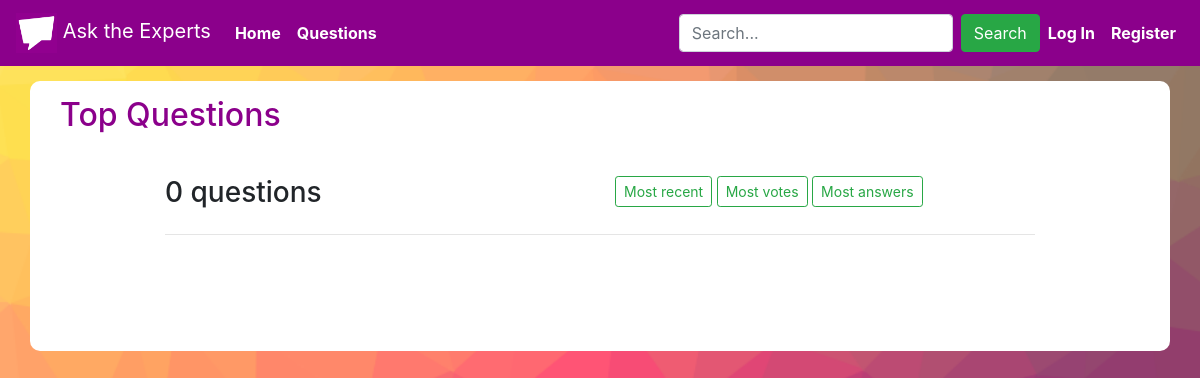
/questions, run on an earlier commit of the app's database.
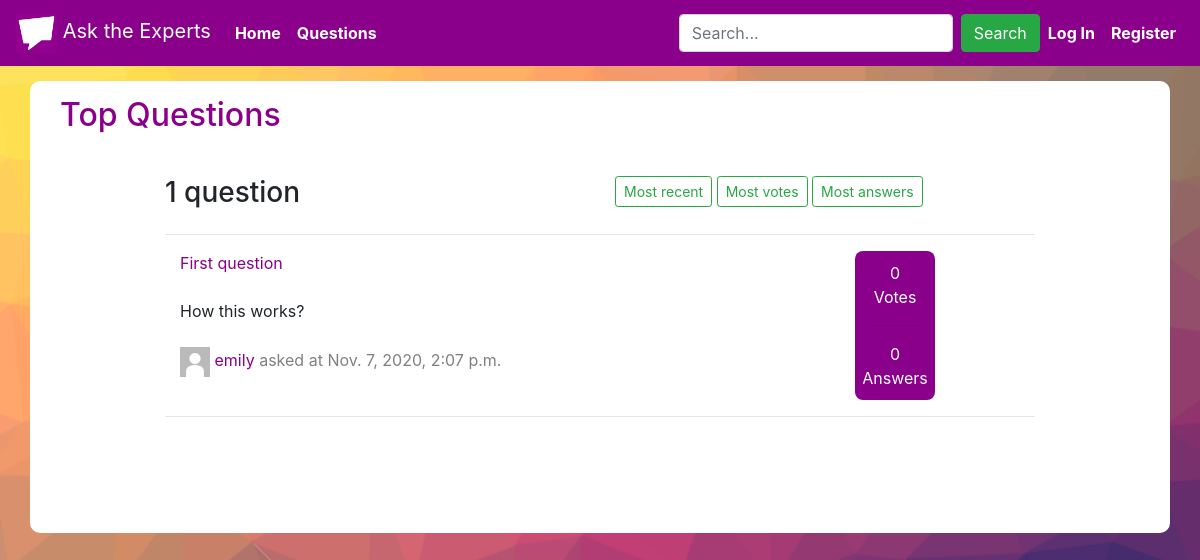
And on a later commit of the database.
### asktheexperts/models.py (models this page shows, shortened)
class Question(models.Model):
    user = models.ForeignKey("User", on_delete=models.PROTECT, related_name="questioned")
    title = models.CharField(max_length=64)
    content = models.TextField(max_length=255)
    timestamp = models.DateTimeField(auto_now_add=True)

class User(AbstractUser):
    photo = models.ImageField(upload_to='images/', default="images/default_image.jpg")
    vote_question = models.ManyToManyField("Question", symmetrical=False, related_name="question_voted")
    vote_answer = models.ManyToManyField("Answer", symmetrical=False, related_name="answer_voted")
    rank = models.IntegerField(default=1)

### asktheexperts/views.py (the view)
# urls.py: path("questions", views.questions, name="questions"),
def questions(request):
    questions = Question.objects.all().order_by("-timestamp")
    return render(request, "asktheexperts/questions.html", {
        "questions": questions
    })

### asktheexperts/templates/asktheexperts/questions.html (shortened to what this page needs)
{% extends "asktheexperts/layout.html" %}
{% load static %}
{% block body %}
    <div class="container questions white-div">
        <div class="container top-header">
            <h2 class="darkmagenta">Top Questions</h2>
        </div>
        <br>
        <div class="container count-buttons-div">
            <div class="row questions-count">
                <div class="col">
                    <h3>{{ questions.count }} {% if questions.count == 1 %} question{% else %} questions{% endif %}</h3>
                </div>
                <div class="col">
                    <button class="btn btn-sm btn-outline-success">Most recent</button>
                    <button class="btn btn-sm btn-outline-success">Most votes</button>
                    <button class="btn btn-sm btn-outline-success">Most answers</button>
                </div>
            </div>
            <hr>
            {% for question in questions %}
                <div class="row container questions-div">
                    <div class="col">
                        <div class="darkmagenta">
                            <a class="no-decoration" href="{% url 'question' question.id question.title %}"><span class="darkmagenta">{{ question.title }}</span></a>
                        </div>
                        <br>
                        <div class="text-truncate question-content">
                            {{ question.content }}
                        </div>
                        <div>
                            <br>
                            <a href="#"><img src="{{ question.user.photo.url }}" height="30px" width="30px"></a>
                            <a class="no-decoration" href="#"><span class="darkmagenta">{{ question.user.username }}</span></a>
                            <span class="timestamp">asked at {{ question.timestamp }}</span>
                        </div>
                    </div>
                    <div class="col stats-div">
                        <div class="voted-count">
                            <div class="row justify-content-center">
                                {{ question.question_voted.count }}
                            </div>
                            <div class="row justify-content-center">
                                Votes
                            </div>
                        </div>
                        <hr>
                        <div class="darkmagenta answers-count">
                            <div class="row justify-content-center">
                                {{ question.answered_question.count }}
                            </div>
                            <div class="row justify-content-center">
                                Answers
                            </div>
                        </div>
                    </div>
                </div>
                <hr>
            {% endfor %}
        </div>
    </div>
{% endblock %}

What changed in the data, as far as the page shows it:
added Question: title "First question", content "How this works?", user.photo (placeholder picture), user.username "emily", timestamp "Nov. 7, 2020, 2:07 p.m.", question_voted.count "0", answered_question.count "0"
Also different on the page:
{{ questions.count }}: "0" → "1"
text no longer shown: "questions"
text now shown: "question"
